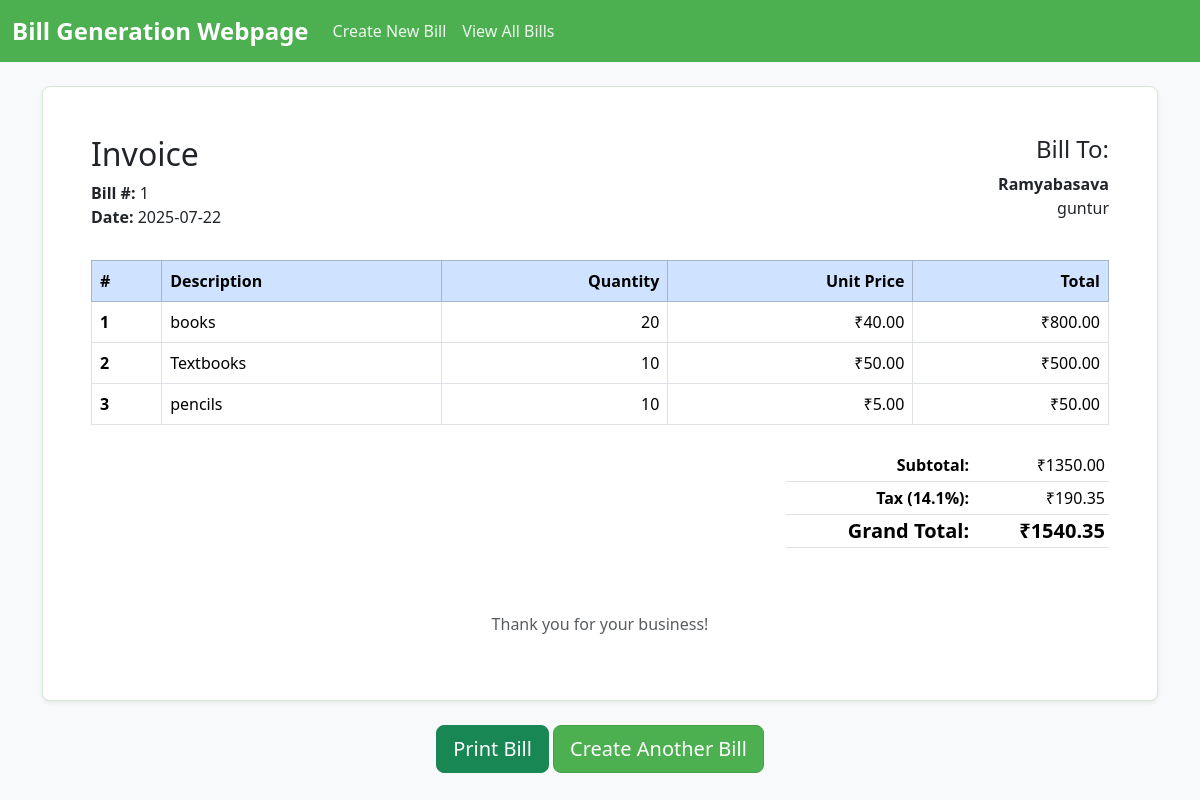
Page /bill/1 on the committed database.
### tables this page shows
CREATE TABLE bills (
    id INTEGER PRIMARY KEY AUTOINCREMENT,
    customer_name TEXT NOT NULL,
    customer_address TEXT,
    bill_date DATE NOT NULL,
    subtotal REAL NOT NULL,
    tax_rate REAL NOT NULL,
    tax_amount REAL NOT NULL,
    grand_total REAL NOT NULL
);

CREATE TABLE bill_items (
    id INTEGER PRIMARY KEY AUTOINCREMENT,
    bill_id INTEGER NOT NULL,
    description TEXT NOT NULL,
    quantity INTEGER NOT NULL,
    unit_price REAL NOT NULL,
    total_price REAL NOT NULL,
    FOREIGN KEY (bill_id) REFERENCES bills (id)
);

### app.py (the view)
@app.route('/bill/<int:bill_id>')
def view_bill(bill_id):
    db = get_db()
    bill = db.execute('SELECT * FROM bills WHERE id = ?', (bill_id,)).fetchone()
    items = db.execute('SELECT * FROM bill_items WHERE bill_id = ?', (bill_id,)).fetchall()
    if bill is None:
        return "Bill not found!", 404
    return render_template('bill_view.html', bill=bill, items=items)

### app.py (called while the page is built)
def get_db():
    db = getattr(g, '_database', None)
    if db is None:
        db = g._database = sqlite3.connect(DATABASE)
        db.row_factory = sqlite3.Row
    return db

@app.teardown_appcontext
def close_connection(exception):
    db = getattr(g, '_database', None)
    if db is not None:
        db.close()

### templates/bill_view.html (shortened to what this page needs)
{% extends 'base.html' %}
{% block content %}
<div class="card shadow-sm printable-area">
    <div class="card-body p-5">
        <div class="row mb-4">
            <div class="col-6">
                <h1 class="h2">Invoice</h1>
                <div><strong>Bill #:</strong> {{ bill.id }}</div>
                <div><strong>Date:</strong> {{ bill.bill_date }}</div>
            </div>
            <div class="col-6 text-end">
                <h2 class="h4">Bill To:</h2>
                <p class="mb-0"><strong>{{ bill.customer_name }}</strong></p>
                <p>{{ bill.customer_address }}</p>
            </div>
        </div>
        <table class="table table-bordered">
            <thead class="table-primary">
                <tr>
                    <th scope="col">#</th>
                    <th scope="col">Description</th>
                    <th scope="col" class="text-end">Quantity</th>
                    <th scope="col" class="text-end">Unit Price</th>
                    <th scope="col" class="text-end">Total</th>
                </tr>
            </thead>
            <tbody>
                {% for item in items %}
                <tr>
                    <th scope="row">{{ loop.index }}</th>
                    <td>{{ item.description }}</td>
                    <td class="text-end">{{ item.quantity }}</td>
                    <td class="text-end">₹{{ "%.2f"|format(item.unit_price) }}</td>
                    <td class="text-end">₹{{ "%.2f"|format(item.total_price) }}</td>
                </tr>
                {% endfor %}
            </tbody>
        </table>
        <div class="row justify-content-end mt-4">
            <div class="col-md-4">
                <table class="table table-sm">
                    <tbody>
                        <tr>
                            <th class="text-end">Subtotal:</th>
                            <td class="text-end">₹{{ "%.2f"|format(bill.subtotal) }}</td>
                        </tr>
                        <tr>
                            <th class="text-end">Tax ({{ "%.1f"|format(bill.tax_rate) }}%):</th>
                            <td class="text-end">₹{{ "%.2f"|format(bill.tax_amount) }}</td>
                        </tr>
                        <tr class="fw-bold h5">
                            <th class="text-end">Grand Total:</th>
                            <td class="text-end">₹{{ "%.2f"|format(bill.grand_total) }}</td>
                        </tr>
                    </tbody>
                </table>
            </div>
        </div>
        <div class="text-center mt-5">
            <p class="text-muted">Thank you for your business!</p>
        </div>
    </div>
</div>
<div class="text-center mt-4 no-print">
    <button onclick="window.print()" class="btn btn-success btn-lg">Print Bill</button>
    <a href="{{ url_for('index') }}" class="btn btn-primary btn-lg">Create Another Bill</a>
</div>
{% endblock %}

### templates/base.html (shortened to what this page needs)
<!doctype html>
<html lang="en">
<head>
    <link href="https://cdn.jsdelivr.net/npm/bootstrap@5.3.2/dist/css/bootstrap.min.css" rel="stylesheet">
    <link rel="stylesheet" type="text/css" href="static/css/style.css" />
</head>
<body class="bg-light">
    <nav class="navbar navbar-expand-lg navbar-dark bg-primary">
        <div class="container-fluid">
            <a class="navbar-brand" href="{{ url_for('index') }}">Bill Generation Webpage</a>
            <div class="collapse navbar-collapse" id="navbarNav">
                <ul class="navbar-nav">
                    <li class="nav-item">
                        <a class="nav-link" href="{{ url_for('index') }}">Create New Bill</a>
                    </li>
                    <li class="nav-item">
                        <a class="nav-link" href="{{ url_for('list_bills') }}">View All Bills</a>
                    </li>
                </ul>
            </div>
        </div>
    </nav>
    <div class="container mt-4">
        {% block content %}{% endblock %}
    </div>
</body>
</html>

### static/style.css (style rules this page uses)
body { background-color: #f4fbf7; color: #2c3e50; }
.bg-primary { background-color: #4CAF50 !important; }
.navbar-dark .navbar-brand { font-weight: bold; font-size: 1.5rem; }
.navbar-dark .nav-link { color: rgba(255, 255, 255, 0.9); }
.card { background-color: #ffffff; border: 1px solid #d4e9d4; border-radius: 8px; box-shadow: 0 4px 12px rgba(0, 0, 0, 0.06); }
.btn-primary { background-color: #4CAF50; border-color: #45a049; font-weight: 500; }

### templates/base.html (style rules this page uses)
body { background-color: #f4fbf7; color: #2c3e50; }
.bg-primary { background-color: #4CAF50 !important; }
.navbar-dark .navbar-brand { font-weight: bold; font-size: 1.5rem; }
.navbar-dark .nav-link { color: rgba(255, 255, 255, 0.9); }
.card { background-color: #ffffff; border: 1px solid #d4e9d4; border-radius: 8px; box-shadow: 0 4px 12px rgba(0, 0, 0, 0.06); }
.btn-primary { background-color: #4CAF50; border-color: #45a049; font-weight: 500; }

### rows in the picture
bills: id "1", bill_date "2025-07-22", customer_name "Ramyabasava", customer_address "guntur", subtotal "1350.00", tax_rate "14.1", tax_amount "190.35", grand_total "1540.35"
bill_items: description "books", quantity "20", unit_price "40.00", total_price "800.00"
bill_items: description "Textbooks", quantity "10", unit_price "50.00", total_price "500.00"
bill_items: description "pencils", quantity "10", unit_price "5.00", total_price "50.00"
